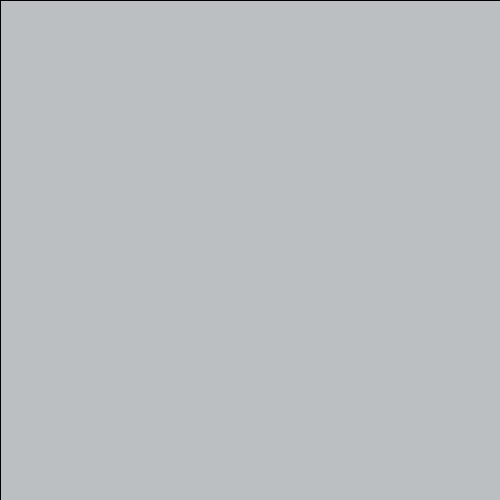
Frame 1 (no input)
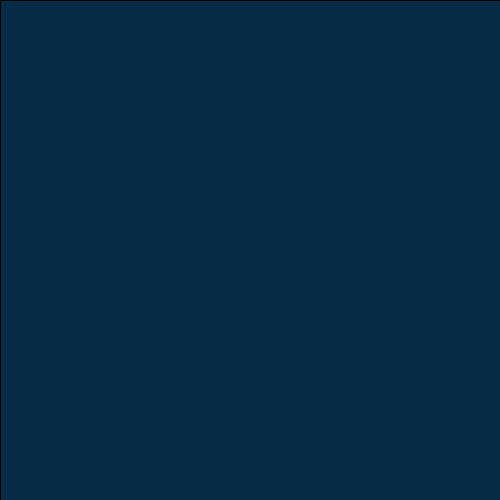
Frame 60 (the mouse pressed at the canvas centre just before this capture)
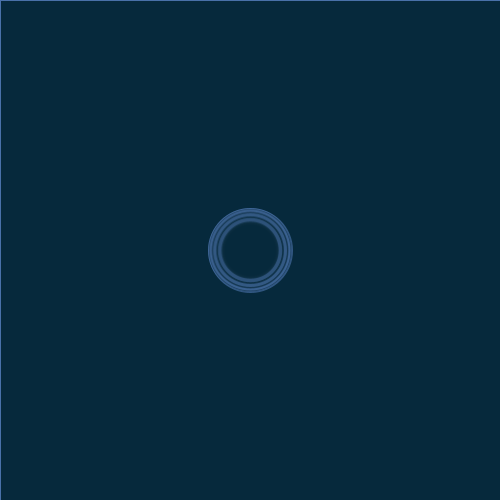
Frame 120 (the mouse held since frame 60 and released just before this capture)

The Processing sketch that drew these frames (run headless with seeded random() and noise(); from frame 60 on, the mouse is pressed at the canvas centre):

// Processing sketch: processing_124289
// ── processing_124289.pde

ring[] rs;
int num=100;
int current=0;
void setup() {
  size(500, 500);
  smooth();

  rs=new ring[num];
  for (int i=0;i<num;i++) {
    rs[i]=new ring();
  }
}
void draw() {
      fill(5, 40, 60,20);
    rect(0, 0, width, height);
  for (int i=0;i<num;i++) {

    rs[i].grow();
    rs[i].display();
  }

}
void mousePressed() {
  rs[current].start(mouseX, mouseY);
  current++;
  if (current>=num) {
    current=0;
  }
}

class ring {
  float x, y, d;
  boolean on=false;
  void start(float xp, float yp) {
    x=xp;
    y=yp;
    on=true;
    d=1;
  }
  void grow() {
for(float g=1.0;g>0.1;g--){
    if (on == true) {
      d+=g;
      if (d>1000) {
        on=false;
      }
    }
  }
  }
  void display() {
    if (on==true) {
          fill(5, 40, 60,40);
    rect(0, 0, width, height);
       fill(5, 40, 60,30);
      strokeWeight(3.5);
      stroke(80, 120,180,150);
      ellipse(x, y, d, d);
      strokeWeight(3);
      ellipse(x, y, d+10, d+10);
      strokeWeight(2);
      ellipse(x, y, d+18, d+18);
      strokeWeight(1);
      ellipse(x, y, d+23, d+23);
    }
  }
}
